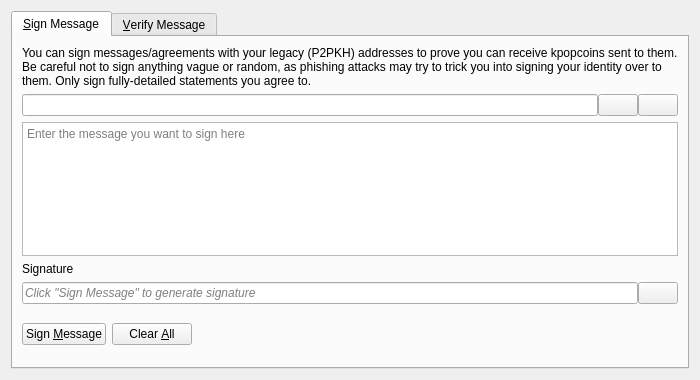
<?xml version="1.0" encoding="UTF-8"?>
<ui version="4.0">
 <class>SignVerifyMessageDialog</class>
 <widget class="QDialog" name="SignVerifyMessageDialog">
  <property name="geometry">
   <rect>
    <x>0</x>
    <y>0</y>
    <width>700</width>
    <height>380</height>
   </rect>
  </property>
  <property name="windowTitle">
   <string>Signatures - Sign / Verify a Message</string>
  </property>
  <property name="modal">
   <bool>true</bool>
  </property>
  <layout class="QVBoxLayout" name="verticalLayout">
   <item>
    <widget class="QTabWidget" name="tabWidget">
     <property name="currentIndex">
      <number>0</number>
     </property>
     <widget class="QWidget" name="tabSignMessage">
      <attribute name="title">
       <string>&amp;Sign Message</string>
      </attribute>
      <layout class="QVBoxLayout" name="verticalLayout_SM">
       <item>
        <widget class="QLabel" name="infoLabel_SM">
         <property name="text">
          <string>You can sign messages/agreements with your legacy (P2PKH) addresses to prove you can receive kpopcoins sent to them. Be careful not to sign anything vague or random, as phishing attacks may try to trick you into signing your identity over to them. Only sign fully-detailed statements you agree to.</string>
         </property>
         <property name="textFormat">
          <enum>Qt::PlainText</enum>
         </property>
         <property name="wordWrap">
          <bool>true</bool>
         </property>
        </widget>
       </item>
       <item>
        <layout class="QHBoxLayout" name="horizontalLayout_1_SM">
         <property name="spacing">
          <number>0</number>
         </property>
         <item>
          <widget class="QValidatedLineEdit" name="addressIn_SM">
           <property name="toolTip">
            <string>The Kpopcoin address to sign the message with</string>
           </property>
          </widget>
         </item>
         <item>
          <widget class="QPushButton" name="addressBookButton_SM">
           <property name="toolTip">
            <string>Choose previously used address</string>
           </property>
           <property name="text">
            <string/>
           </property>
           <property name="icon">
            <iconset resource="../kpopcoin.qrc">
             <normaloff>:/icons/address-book</normaloff>:/icons/address-book</iconset>
           </property>
           <property name="shortcut">
            <string>Alt+A</string>
           </property>
           <property name="autoDefault">
            <bool>false</bool>
           </property>
          </widget>
         </item>
         <item>
          <widget class="QPushButton" name="pasteButton_SM">
           <property name="toolTip">
            <string>Paste address from clipboard</string>
           </property>
           <property name="text">
            <string/>
           </property>
           <property name="icon">
            <iconset resource="../kpopcoin.qrc">
             <normaloff>:/icons/editpaste</normaloff>:/icons/editpaste</iconset>
           </property>
           <property name="shortcut">
            <string>Alt+P</string>
           </property>
           <property name="autoDefault">
            <bool>false</bool>
           </property>
          </widget>
         </item>
        </layout>
       </item>
       <item>
        <widget class="QPlainTextEdit" name="messageIn_SM">
         <property name="toolTip">
          <string>Enter the message you want to sign here</string>
         </property>
         <property name="placeholderText">
          <string>Enter the message you want to sign here</string>
         </property>
        </widget>
       </item>
       <item>
        <widget class="QLabel" name="signatureLabel_SM">
         <property name="text">
          <string>Signature</string>
         </property>
         <property name="textFormat">
          <enum>Qt::PlainText</enum>
         </property>
        </widget>
       </item>
       <item>
        <layout class="QHBoxLayout" name="horizontalLayout_2_SM">
         <property name="spacing">
          <number>0</number>
         </property>
         <item>
          <widget class="QLineEdit" name="signatureOut_SM">
           <property name="placeholderText">
            <string>Click "Sign Message" to generate signature</string>
           </property>
           <property name="font">
            <font>
             <italic>true</italic>
            </font>
           </property>
           <property name="readOnly">
            <bool>true</bool>
           </property>
          </widget>
         </item>
         <item>
          <widget class="QPushButton" name="copySignatureButton_SM">
           <property name="toolTip">
            <string>Copy the current signature to the clipboard</string>
           </property>
           <property name="text">
            <string/>
           </property>
           <property name="icon">
            <iconset resource="../kpopcoin.qrc">
             <normaloff>:/icons/editcopy</normaloff>:/icons/editcopy</iconset>
           </property>
           <property name="autoDefault">
            <bool>false</bool>
           </property>
          </widget>
         </item>
        </layout>
       </item>
       <item>
        <layout class="QHBoxLayout" name="horizontalLayout_3_SM">
         <item>
          <widget class="QPushButton" name="signMessageButton_SM">
           <property name="toolTip">
            <string>Sign the message to prove you own this Kpopcoin address</string>
           </property>
           <property name="text">
            <string>Sign &amp;Message</string>
           </property>
           <property name="icon">
            <iconset resource="../kpopcoin.qrc">
             <normaloff>:/icons/edit</normaloff>:/icons/edit</iconset>
           </property>
           <property name="autoDefault">
            <bool>false</bool>
           </property>
          </widget>
         </item>
         <item>
          <widget class="QPushButton" name="clearButton_SM">
           <property name="toolTip">
            <string>Reset all sign message fields</string>
           </property>
           <property name="text">
            <string>Clear &amp;All</string>
           </property>
           <property name="icon">
            <iconset resource="../kpopcoin.qrc">
             <normaloff>:/icons/remove</normaloff>:/icons/remove</iconset>
           </property>
           <property name="autoDefault">
            <bool>false</bool>
           </property>
          </widget>
         </item>
         <item>
          <spacer name="horizontalSpacer_1_SM">
           <property name="orientation">
            <enum>Qt::Horizontal</enum>
           </property>
           <property name="sizeHint" stdset="0">
            <size>
             <width>40</width>
             <height>48</height>
            </size>
           </property>
          </spacer>
         </item>
         <item>
          <widget class="QLabel" name="statusLabel_SM">
           <property name="font">
            <font>
             <weight>75</weight>
             <bold>true</bold>
            </font>
           </property>
           <property name="text">
            <string/>
           </property>
           <property name="wordWrap">
            <bool>true</bool>
           </property>
          </widget>
         </item>
         <item>
          <spacer name="horizontalSpacer_2_SM">
           <property name="orientation">
            <enum>Qt::Horizontal</enum>
           </property>
           <property name="sizeHint" stdset="0">
            <size>
             <width>40</width>
             <height>48</height>
            </size>
           </property>
          </spacer>
         </item>
        </layout>
       </item>
      </layout>
     </widget>
     <widget class="QWidget" name="tabVerifyMessage">
      <attribute name="title">
       <string>&amp;Verify Message</string>
      </attribute>
      <layout class="QVBoxLayout" name="verticalLayout_VM">
       <item>
        <widget class="QLabel" name="infoLabel_VM">
         <property name="text">
          <string>Enter the receiver's address, message (ensure you copy line breaks, spaces, tabs, etc. exactly) and signature below to verify the message. Be careful not to read more into the signature than what is in the signed message itself, to avoid being tricked by a man-in-the-middle attack. Note that this only proves the signing party receives with the address, it cannot prove sendership of any transaction!</string>
         </property>
         <property name="textFormat">
          <enum>Qt::PlainText</enum>
         </property>
         <property name="alignment">
          <set>Qt::AlignLeading|Qt::AlignLeft|Qt::AlignTop</set>
         </property>
         <property name="wordWrap">
          <bool>true</bool>
         </property>
        </widget>
       </item>
       <item>
        <layout class="QHBoxLayout" name="horizontalLayout_1_VM">
         <property name="spacing">
          <number>0</number>
         </property>
         <item>
          <widget class="QValidatedLineEdit" name="addressIn_VM">
           <property name="toolTip">
            <string>The Kpopcoin address the message was signed with</string>
           </property>
          </widget>
         </item>
         <item>
          <widget class="QPushButton" name="addressBookButton_VM">
           <property name="toolTip">
            <string>Choose previously used address</string>
           </property>
           <property name="text">
            <string/>
           </property>
           <property name="icon">
            <iconset resource="../kpopcoin.qrc">
             <normaloff>:/icons/address-book</normaloff>:/icons/address-book</iconset>
           </property>
           <property name="shortcut">
            <string>Alt+A</string>
           </property>
           <property name="autoDefault">
            <bool>false</bool>
           </property>
          </widget>
         </item>
        </layout>
       </item>
       <item>
        <widget class="QPlainTextEdit" name="messageIn_VM">
          <property name="toolTip">
            <string>The signed message to verify</string>
          </property>
          <property name="placeholderText">
            <string>The signed message to verify</string>
          </property>
        </widget>
       </item>
       <item>
        <widget class="QValidatedLineEdit" name="signatureIn_VM">
          <property name="toolTip">
            <string>The signature given when the message was signed</string>
          </property>
          <property name="placeholderText">
            <string>The signature given when the message was signed</string>
          </property>
        </widget>
       </item>
       <item>
        <layout class="QHBoxLayout" name="horizontalLayout_2_VM">
         <item>
          <widget class="QPushButton" name="verifyMessageButton_VM">
           <property name="toolTip">
            <string>Verify the message to ensure it was signed with the specified Kpopcoin address</string>
           </property>
           <property name="text">
            <string>Verify &amp;Message</string>
           </property>
           <property name="icon">
            <iconset resource="../kpopcoin.qrc">
             <normaloff>:/icons/transaction_0</normaloff>:/icons/transaction_0</iconset>
           </property>
           <property name="autoDefault">
            <bool>false</bool>
           </property>
          </widget>
         </item>
         <item>
          <widget class="QPushButton" name="clearButton_VM">
           <property name="toolTip">
            <string>Reset all verify message fields</string>
           </property>
           <property name="text">
            <string>Clear &amp;All</string>
           </property>
           <property name="icon">
            <iconset resource="../kpopcoin.qrc">
             <normaloff>:/icons/remove</normaloff>:/icons/remove</iconset>
           </property>
           <property name="autoDefault">
            <bool>false</bool>
           </property>
          </widget>
         </item>
         <item>
          <spacer name="horizontalSpacer_1_VM">
           <property name="orientation">
            <enum>Qt::Horizontal</enum>
           </property>
           <property name="sizeHint" stdset="0">
            <size>
             <width>40</width>
             <height>48</height>
            </size>
           </property>
          </spacer>
         </item>
         <item>
          <widget class="QLabel" name="statusLabel_VM">
           <property name="font">
            <font>
             <weight>75</weight>
             <bold>true</bold>
            </font>
           </property>
           <property name="text">
            <string/>
           </property>
           <property name="wordWrap">
            <bool>true</bool>
           </property>
          </widget>
         </item>
         <item>
          <spacer name="horizontalSpacer_2_VM">
           <property name="orientation">
            <enum>Qt::Horizontal</enum>
           </property>
           <property name="sizeHint" stdset="0">
            <size>
             <width>40</width>
             <height>48</height>
            </size>
           </property>
          </spacer>
         </item>
        </layout>
       </item>
      </layout>
     </widget>
    </widget>
   </item>
  </layout>
 </widget>
 <customwidgets>
  <customwidget>
   <class>QValidatedLineEdit</class>
   <extends>QLineEdit</extends>
   <header>qt/qvalidatedlineedit.h</header>
  </customwidget>
 </customwidgets>
 <resources>
  <include location="../kpopcoin.qrc"/>
 </resources>
 <connections/>
</ui>
